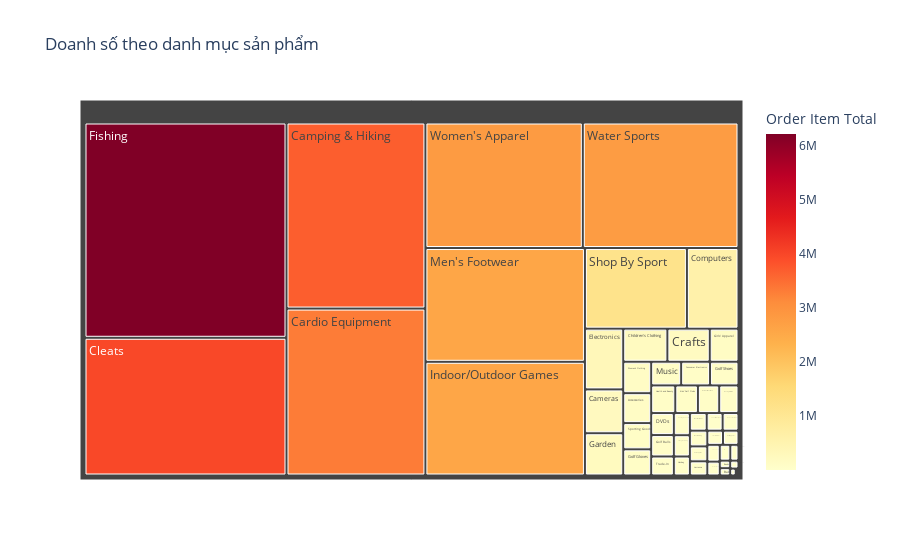

Notebook code for this chart:
### Code cell
# Import các thư viện cần thiết
import pandas as pd
import plotly.express as px

# Đảm bảo rằng bạn đã đọc dữ liệu từ file CSV
# data = pd.read_csv('DataCoSupplyChainDataset.csv', encoding='latin1')

# Tính tổng doanh số theo danh mục sản phẩm (Category Name)
sales_by_category = data.groupby('Category Name')['Order Item Total'].sum().reset_index()

# Vẽ biểu đồ treemap
fig = px.treemap(sales_by_category, 
                 path=['Category Name'],  # Đường dẫn phân cấp (ở đây chỉ có Category Name)
                 values='Order Item Total',  # Dữ liệu tổng doanh số
                 title='Doanh số theo danh mục sản phẩm',  # Tiêu đề
                 color='Order Item Total',  # Màu sắc phản ánh giá trị doanh số
                 color_continuous_scale='YlOrRd')  # Bảng màu từ vàng đến đỏ

# Hiển thị biểu đồ
fig.show()
# Tính tổng doanh số theo danh mục sản phẩm (Category Name)
sales_by_category = data.groupby('Category Name')['Order Item Total'].sum().reset_index()

# Đổi tên cột cho rõ ràng hơn
sales_by_category.columns = ['Category Name', 'Total Order Item Total']

# Hiển thị dataframe tổng hợp
sales_by_category

### Figure 1 — Plotly figure (JSON) as saved in the notebook; plotly's stock layout.template omitted (floating-point values rounded to 4 significant figures)
{"data": [{"branchvalues": "total", "customdata": [[119700.0], [18520.0], [10960.0], [84370.0], [24710.0], [11300.0], [76290.0], [2750.0], [240500.0], [3701000.0], [3320000.0], [209300.0], [3983000.0], [595400.0], [97940.0], [200700.0], [71320.0], [333300.0], [6227000.0], [31750.0], [231800.0], [136200.0], [31450.0], [9404.0], [69340.0], [104800.0], [96510.0], [95360.0], [43620.0], [50880.0], [2596000.0], [89470.0], [35420.0], [39370.0], [2598000.0], [42380.0], [101700.0], [37320.0], [1177000.0], [23910.0], [105100.0], [48810.0], [40080.0], [5486.0], [61670.0], [29920.0], [2798000.0], [2829000.0], [126000.0], [39980.0]], "domain": {"x": [0, 1], "y": [0, 1]}, "hovertemplate": "labels=%{label}<br>Order Item Total_sum=%{value}<br>parent=%{parent}<br>id=%{id}<br>Order Item Total=%{color}<extra></extra>", "ids": ["Accessories", "As Seen on  TV!", "Baby ", "Baseball & Softball", "Basketball", "Books ", "Boxing & MMA", "CDs ", "Cameras ", "Camping & Hiking", "Cardio Equipment", "Children's Clothing", "Cleats", "Computers", "Consumer Electronics", "Crafts", "DVDs", "Electronics", "Fishing", "Fitness Accessories", "Garden", "Girls' Apparel", "Golf Apparel", "Golf Bags & Carts", "Golf Balls", "Golf Gloves", "Golf Shoes", "Health and Beauty", "Hockey", "Hunting & Shooting", "Indoor/Outdoor Games", "Kids' Golf Clubs", "Lacrosse", "Men's Clothing", "Men's Footwear", "Men's Golf Clubs", "Music", "Pet Supplies", "Shop By Sport", "Soccer", "Sporting Goods", "Strength Training", "Tennis & Racquet", "Toys", "Trade-In", "Video Games", "Water Sports", "Women's Apparel", "Women's Clothing", "Women's Golf Clubs"], "labels": ["Accessories", "As Seen on  TV!", "Baby ", "Baseball & Softball", "Basketball", "Books ", "Boxing & MMA", "CDs ", "Cameras ", "Camping & Hiking", "Cardio Equipment", "Children's Clothing", "Cleats", "Computers", "Consumer Electronics", "Crafts", "DVDs", "Electronics", "Fishing", "Fitness Accessories", "Garden", "Girls' Apparel", "Golf Apparel", "Golf Bags & Carts", "Golf Balls", "Golf Gloves", "Golf Shoes", "Health and Beauty", "Hockey", "Hunting & Shooting", "Indoor/Outdoor Games", "Kids' Golf Clubs", "Lacrosse", "Men's Clothing", "Men's Footwear", "Men's Golf Clubs", "Music", "Pet Supplies", "Shop By Sport", "Soccer", "Sporting Goods", "Strength Training", "Tennis & Racquet", "Toys", "Trade-In", "Video Games", "Water Sports", "Women's Apparel", "Women's Clothing", "Women's Golf Clubs"], "marker": {"coloraxis": "coloraxis", "colors": [119700.0, 18520.0, 10960.0, 84370.0, 24710.0, 11300.0, 76290.0, 2750.0, 240500.0, 3701000.0, 3320000.0, 209300.0, 3983000.0, 595400.0, 97940.0, 200700.0, 71320.0, 333300.0, 6227000.0, 31750.0, 231800.0, 136200.0, 31450.0, 9404.0, 69340.0, 104800.0, 96510.0, 95360.0, 43620.0, 50880.0, 2596000.0, 89470.0, 35420.0, 39370.0, 2598000.0, 42380.0, 101700.0, 37320.0, 1177000.0, 23910.0, 105100.0, 48810.0, 40080.0, 5486.0, 61670.0, 29920.0, 2798000.0, 2829000.0, 126000.0, 39980.0]}, "name": "", "parents": ["", "", "", "", "", "", "", "", "", "", "", "", "", "", "", "", "", "", "", "", "", "", "", "", "", "", "", "", "", "", "", "", "", "", "", "", "", "", "", "", "", "", "", "", "", "", "", "", "", ""], "type": "treemap", "values": [119700.0, 18520.0, 10960.0, 84370.0, 24710.0, 11300.0, 76290.0, 2750.0, 240500.0, 3701000.0, 3320000.0, 209300.0, 3983000.0, 595400.0, 97940.0, 200700.0, 71320.0, 333300.0, 6227000.0, 31750.0, 231800.0, 136200.0, 31450.0, 9404.0, 69340.0, 104800.0, 96510.0, 95360.0, 43620.0, 50880.0, 2596000.0, 89470.0, 35420.0, 39370.0, 2598000.0, 42380.0, 101700.0, 37320.0, 1177000.0, 23910.0, 105100.0, 48810.0, 40080.0, 5486.0, 61670.0, 29920.0, 2798000.0, 2829000.0, 126000.0, 39980.0]}], "layout": {"coloraxis": {"colorbar": {"title": {"text": "Order Item Total"}}, "colorscale": [[0, "rgb(255,255,204)"], [0.125, "rgb(255,237,160)"], [0.25, "rgb(254,217,118)"], [0.375, "rgb(254,178,76)"], [0.5, "rgb(253,141,60)"], [0.625, "rgb(252,78,42)"], [0.75, "rgb(227,26,28)"], [0.875, "rgb(189,0,38)"], [1, "rgb(128,0,38)"]]}, "legend": {"tracegroupgap": 0}, "title": {"text": "Doanh số theo danh mục sản phẩm"}}}
